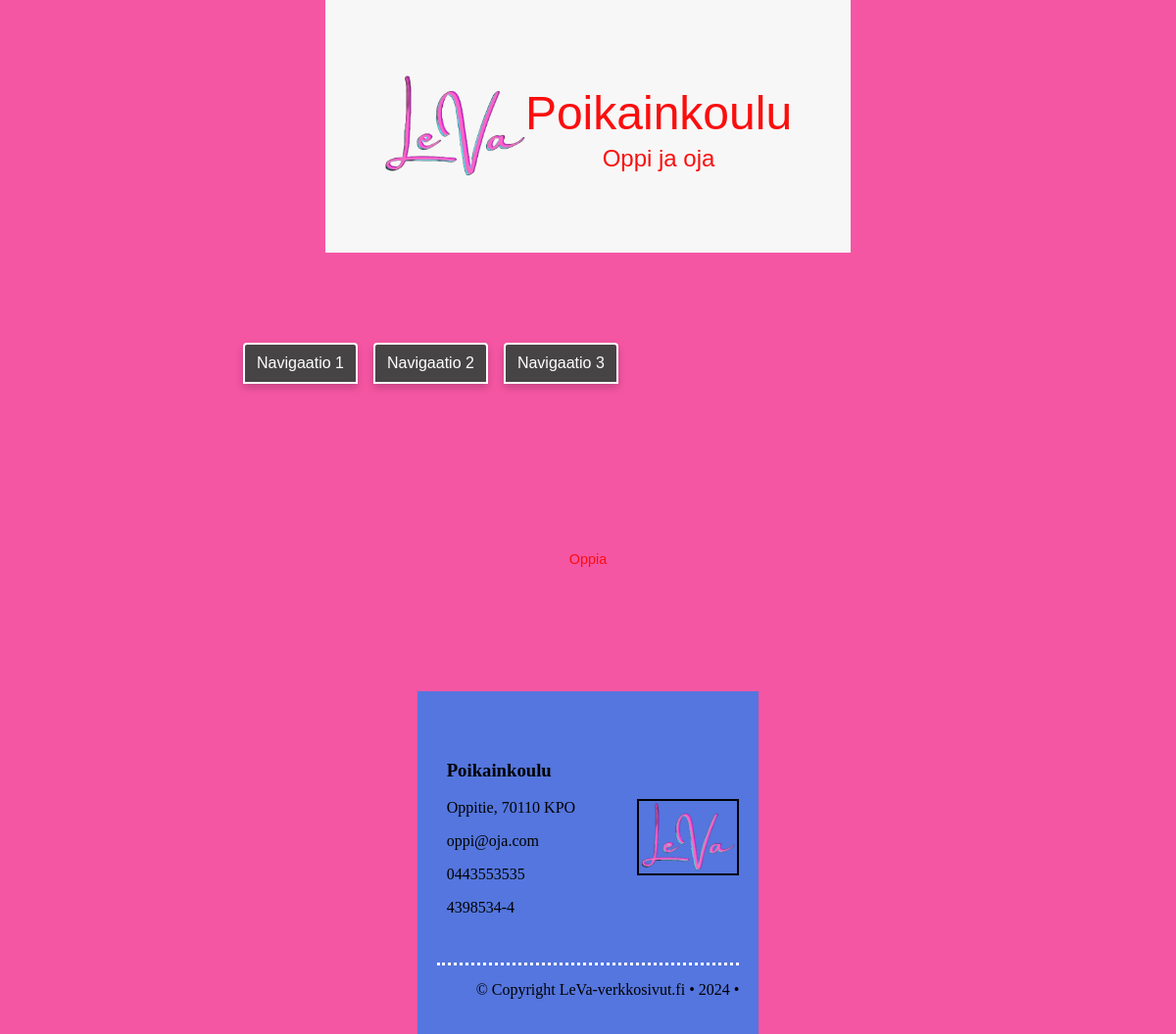
Screenshot of /websitemanagement.php with the database file from the repository.
### tables this page shows
CREATE TABLE `company` (
  `company_id` int NOT NULL,
  `company_name` varchar(255) NOT NULL,
  `company_number` varchar(255) DEFAULT NULL,
  `address` varchar(255) DEFAULT NULL,
  `zipcode` varchar(5) DEFAULT NULL,
  `postplace` varchar(255) NOT NULL,
  `email` varchar(255) DEFAULT NULL,
  `phone_number` varchar(50) DEFAULT NULL,
  `description` text,
  `user_id` int NOT NULL,
  `updated_at` datetime DEFAULT CURRENT_TIMESTAMP ON UPDATE CURRENT_TIMESTAMP,
  `company_url` varchar(255) NOT NULL,
  `slogan` varchar(255) DEFAULT NULL
);

### database/db_enquiry.php (called while the page is built, shortened)
<?php
function getCompanyByUser($conn, $user_id) {
    $sql = "SELECT company_id, company_name, company_number, phone_number, email, address, zipcode, postplace, description, slogan FROM company WHERE user_id = ?";
    $stmt = $conn->prepare($sql);
    $stmt->bind_param("i", $user_id);
    $stmt->execute();
    $result = $stmt->get_result();
    if ($result && $result->num_rows > 0) {
        return $result->fetch_assoc();
    }
    return null;
}

### websitemanagement.php (the view, shortened to what this page needs)
<?php
    include_once "database/db_enquiry.php";
    ?>
    <!DOCTYPE html>
    <html lang="en">
    <head>
        <link rel="stylesheet" href="companypage.css">
    </head>
    </head>
<body>
<?php
    $company = getCompanyByUser($conn, 40);
    if ($company)
    {
        ?>
<header>
    <div class="headerContainer">
        <img src="images/LeVaLogo1.png" class="logo">
        <div class="companyInfo">
            <div class="companyName">
                <a><?= htmlspecialchars($company['company_name']) ?></a>
            </div>
            <div class="companySlogan">
                <a><?= htmlspecialchars($company['slogan']) ?></a>
            </div>
        </div>
    </div>
</header>
<div class="centerBase">
<div class="navigaatio">
        <a href="userpage.php">Navigaatio 1</a>
        <a href="edit_user.php">Navigaatio 2</a>
        <a href="edit_company.php">Navigaatio 3</a>
    </div>
        <div class="description">
            <p><?= nl2br(htmlspecialchars($company['description'])) ?></p>
        </div>
    </div>
    <footer>
        <div class="footerContainer">
            <div class="footerSection">
                <h3><?= htmlspecialchars($company['company_name']) ?></h3>
                <p><?= htmlspecialchars($company['address']) ?>, <?= htmlspecialchars($company['zipcode']) ?> <?= htmlspecialchars($company['postplace']) ?></p>
                <p><?= htmlspecialchars($company['email']) ?></p>
                <p><?= htmlspecialchars($company['phone_number']) ?></p>
                <p><?= htmlspecialchars($company['company_number']) ?></p>
            </div>
            <div class="footerLogo">
                <img src="images/LeVaLogo1.png" alt="">
            </div>
        </div>
        <div class="copyright">
            <p>© Copyright LeVa-verkkosivut.fi • 2024 •</p>
        </div>
    </footer>
<?php
    } else {
        echo "<p>Yrityksen tietoja ei löytynyt.</p>";
    }
?>
</body>
</html>

### styles/companypage.css (style rules this page uses)
body { background-color: white; display: flex; justify-content: center; align-items: center; margin: auto; flex-direction: column; font-family: Arial, sans-serif; }
header { display: flex; justify-content: center; align-items: center; margin: auto; padding: 5%; }
.headerContainer { display: flex; align-items: center; justify-content: space-between; margin: 0 auto; padding:4%; }
.logo { max-width: 12vw; }
.companyName a { font-size: 4vw; margin: 2%; text-align: center; display: flex; justify-content: center; align-items: center; }
.companySlogan { font-size: 2vw; margin: 0; text-align: center; }
.centerBase { display: flex; justify-content: center; align-items: center; margin: auto; flex-direction: column; padding: 2%; width: 60%; min-height: 50vh; }
.description { font-size: 1.2vw; margin: auto; text-align: center; padding: 3%; }
footer { background-color: white; color: black; padding: 20px; position: relative; }
.footerContainer { display: flex; justify-content: space-between; align-items: center; max-width: 1200px; margin: 10% auto; }
.footerSection { width: 60%; padding-right: 50px; padding-left: 10px; }
.footerLogo { display: flex; justify-content: flex-end; }
.footerLogo img { max-width: 8vw; border: 2px black solid; padding: 2%; }
.copyright { border-top: 3px white dotted; text-align: left; justify-content: center; padding-left: 40px; }
.navigaatio { width: 100%; display: flex; margin:auto; justify-content: flex-start; align-items: center; padding-bottom: 0; }
.navigaatio a { display: inline-block; background-color: rgb(70, 68, 68); color: white; padding: 10px 12px; border: none; border-radius: 4px 4px 0 0; text-decoration: none; margin: 0 8px; cursor: pointer; box-shadow: 0 4px 8px rgba(0, 0, 0, 0.2); border:2px white solid; }

### rows the page displays
company: company_name "Poikainkoulu", slogan "Oppi ja oja", description "Oppia", address "Oppitie", zipcode "70110", postplace "KPO", email "oppi@oja.com", phone_number "0443553535", company_number "4398534-4"
